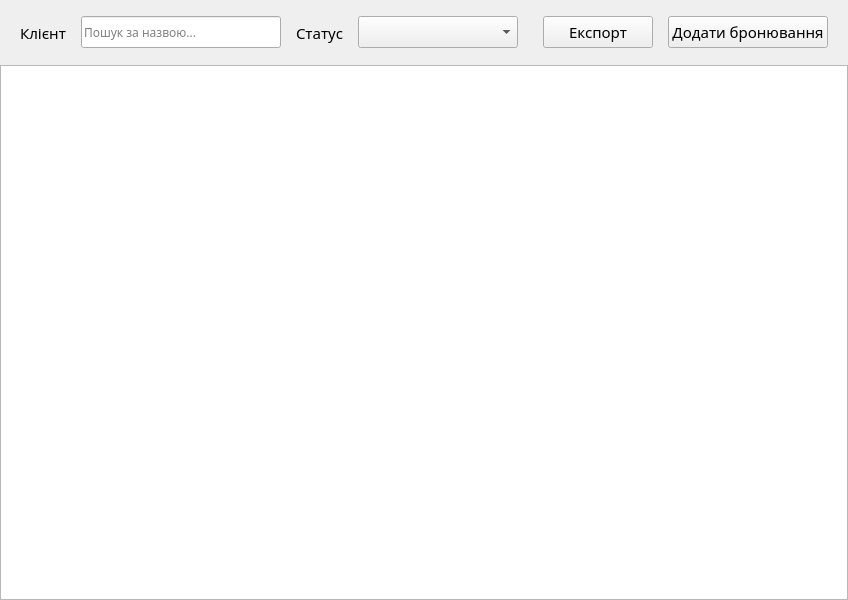
<?xml version="1.0" encoding="UTF-8"?>
<ui version="4.0">
 <class>BookingForm</class>
 <widget class="QWidget" name="BookingForm">
  <property name="geometry">
   <rect>
    <x>0</x>
    <y>0</y>
    <width>848</width>
    <height>600</height>
   </rect>
  </property>
  <property name="windowTitle">
   <string>BookingForm</string>
  </property>
  <layout class="QVBoxLayout" name="verticalLayout">
   <property name="spacing">
    <number>0</number>
   </property>
   <property name="leftMargin">
    <number>0</number>
   </property>
   <property name="topMargin">
    <number>0</number>
   </property>
   <property name="rightMargin">
    <number>0</number>
   </property>
   <property name="bottomMargin">
    <number>0</number>
   </property>
   <item>
    <widget class="QFrame" name="frame">
     <property name="minimumSize">
      <size>
       <width>0</width>
       <height>65</height>
      </size>
     </property>
     <property name="maximumSize">
      <size>
       <width>16777215</width>
       <height>65</height>
      </size>
     </property>
     <layout class="QHBoxLayout" name="horizontalLayout">
      <property name="spacing">
       <number>15</number>
      </property>
      <property name="leftMargin">
       <number>20</number>
      </property>
      <property name="topMargin">
       <number>0</number>
      </property>
      <property name="rightMargin">
       <number>20</number>
      </property>
      <property name="bottomMargin">
       <number>0</number>
      </property>
      <item>
       <widget class="QLabel" name="label">
        <property name="font">
         <font>
          <family>Book Antiqua</family>
          <pointsize>11</pointsize>
         </font>
        </property>
        <property name="text">
         <string>Клієнт</string>
        </property>
       </widget>
      </item>
      <item>
       <widget class="QLineEdit" name="searchEdit">
        <property name="minimumSize">
         <size>
          <width>200</width>
          <height>32</height>
         </size>
        </property>
        <property name="font">
         <font>
          <family>Book Antiqua</family>
         </font>
        </property>
        <property name="placeholderText">
         <string>Пошук за назвою...</string>
        </property>
       </widget>
      </item>
      <item>
       <widget class="QLabel" name="statusLabel">
        <property name="font">
         <font>
          <family>Book Antiqua</family>
          <pointsize>11</pointsize>
         </font>
        </property>
        <property name="text">
         <string>Статус</string>
        </property>
       </widget>
      </item>
      <item>
       <widget class="QComboBox" name="statusComboBox">
        <property name="minimumSize">
         <size>
          <width>160</width>
          <height>32</height>
         </size>
        </property>
        <property name="font">
         <font>
          <family>Book Antiqua</family>
         </font>
        </property>
       </widget>
      </item>
      <item>
       <spacer name="frameSpacer">
        <property name="orientation">
         <enum>Qt::Orientation::Horizontal</enum>
        </property>
        <property name="sizeHint" stdset="0">
         <size>
          <width>0</width>
          <height>0</height>
         </size>
        </property>
       </spacer>
      </item>
      <item>
       <widget class="QPushButton" name="exportPushButton">
        <property name="minimumSize">
         <size>
          <width>110</width>
          <height>32</height>
         </size>
        </property>
        <property name="font">
         <font>
          <family>Book Antiqua</family>
          <pointsize>11</pointsize>
          <fontweight>Medium</fontweight>
         </font>
        </property>
        <property name="text">
         <string>Експорт</string>
        </property>
       </widget>
      </item>
      <item>
       <widget class="QPushButton" name="addPushButton">
        <property name="minimumSize">
         <size>
          <width>160</width>
          <height>32</height>
         </size>
        </property>
        <property name="font">
         <font>
          <family>Book Antiqua</family>
          <pointsize>11</pointsize>
          <fontweight>Medium</fontweight>
         </font>
        </property>
        <property name="text">
         <string>Додати бронювання</string>
        </property>
       </widget>
      </item>
     </layout>
    </widget>
   </item>
   <item>
    <widget class="QTableWidget" name="tableWidget">
     <property name="alternatingRowColors">
      <bool>true</bool>
     </property>
     <property name="selectionBehavior">
      <enum>QAbstractItemView::SelectionBehavior::SelectRows</enum>
     </property>
     <attribute name="horizontalHeaderStretchLastSection">
      <bool>true</bool>
     </attribute>
    </widget>
   </item>
  </layout>
 </widget>
 <resources/>
 <connections/>
</ui>
